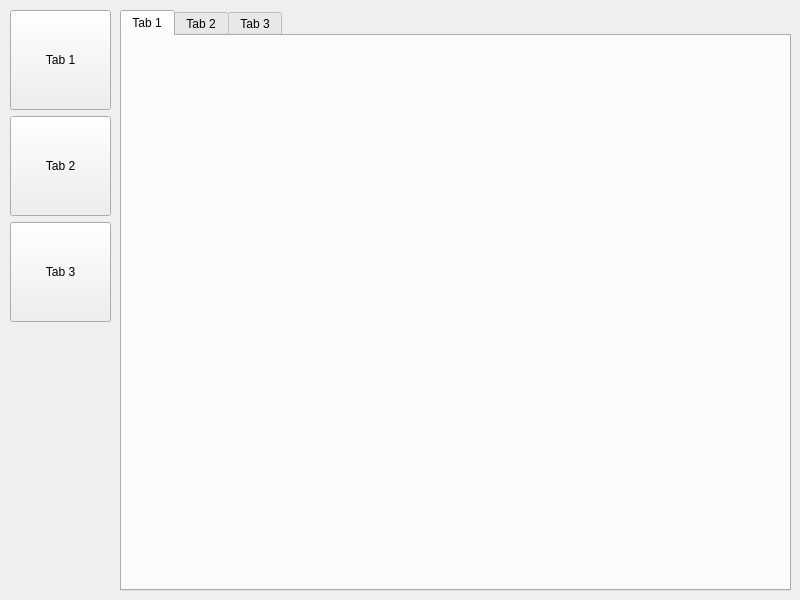
<?xml version="1.0" encoding="UTF-8"?>
<ui version="4.0">
 <class>MainWindow</class>
 <widget class="QMainWindow" name="MainWindow">
  <property name="geometry">
   <rect>
    <x>0</x>
    <y>0</y>
    <width>800</width>
    <height>600</height>
   </rect>
  </property>
  <property name="windowTitle">
   <string>MainWindow</string>
  </property>
  <widget class="QWidget" name="centralwidget">
   <property name="styleSheet">
    <string notr="true">QPushButton[pagematches=true] { 
  color: white;
  background-color: red;
  border-width: 0px;
  border-radius: 3px;
}</string>
   </property>
   <widget class="QWidget" name="verticalLayoutWidget">
    <property name="geometry">
     <rect>
      <x>10</x>
      <y>10</y>
      <width>101</width>
      <height>581</height>
     </rect>
    </property>
    <layout class="QVBoxLayout" name="verticalLayout">
     <item>
      <widget class="QPushButton" name="pushButtonTab1">
       <property name="sizePolicy">
        <sizepolicy hsizetype="Minimum" vsizetype="Fixed">
         <horstretch>0</horstretch>
         <verstretch>0</verstretch>
        </sizepolicy>
       </property>
       <property name="minimumSize">
        <size>
         <width>0</width>
         <height>100</height>
        </size>
       </property>
       <property name="text">
        <string>Tab 1</string>
       </property>
      </widget>
     </item>
     <item>
      <widget class="QPushButton" name="pushButtonTab2">
       <property name="minimumSize">
        <size>
         <width>0</width>
         <height>100</height>
        </size>
       </property>
       <property name="text">
        <string>Tab 2</string>
       </property>
      </widget>
     </item>
     <item>
      <widget class="QPushButton" name="pushButtonTab3">
       <property name="minimumSize">
        <size>
         <width>0</width>
         <height>100</height>
        </size>
       </property>
       <property name="text">
        <string>Tab 3</string>
       </property>
      </widget>
     </item>
     <item>
      <spacer name="verticalSpacer">
       <property name="orientation">
        <enum>Qt::Vertical</enum>
       </property>
       <property name="sizeHint" stdset="0">
        <size>
         <width>20</width>
         <height>40</height>
        </size>
       </property>
      </spacer>
     </item>
    </layout>
   </widget>
   <widget class="QTabWidget" name="tabWidget">
    <property name="geometry">
     <rect>
      <x>120</x>
      <y>10</y>
      <width>671</width>
      <height>581</height>
     </rect>
    </property>
    <property name="currentIndex">
     <number>0</number>
    </property>
    <widget class="QWidget" name="tab1">
     <attribute name="title">
      <string>Tab 1</string>
     </attribute>
    </widget>
    <widget class="QWidget" name="tab2">
     <attribute name="title">
      <string>Tab 2</string>
     </attribute>
    </widget>
    <widget class="QWidget" name="tab3">
     <attribute name="title">
      <string>Tab 3</string>
     </attribute>
    </widget>
   </widget>
  </widget>
 </widget>
 <resources/>
 <connections/>
</ui>
